Frame 1 (no input): blank canvas, image omitted
Frame 60 (no input): blank canvas, image omitted
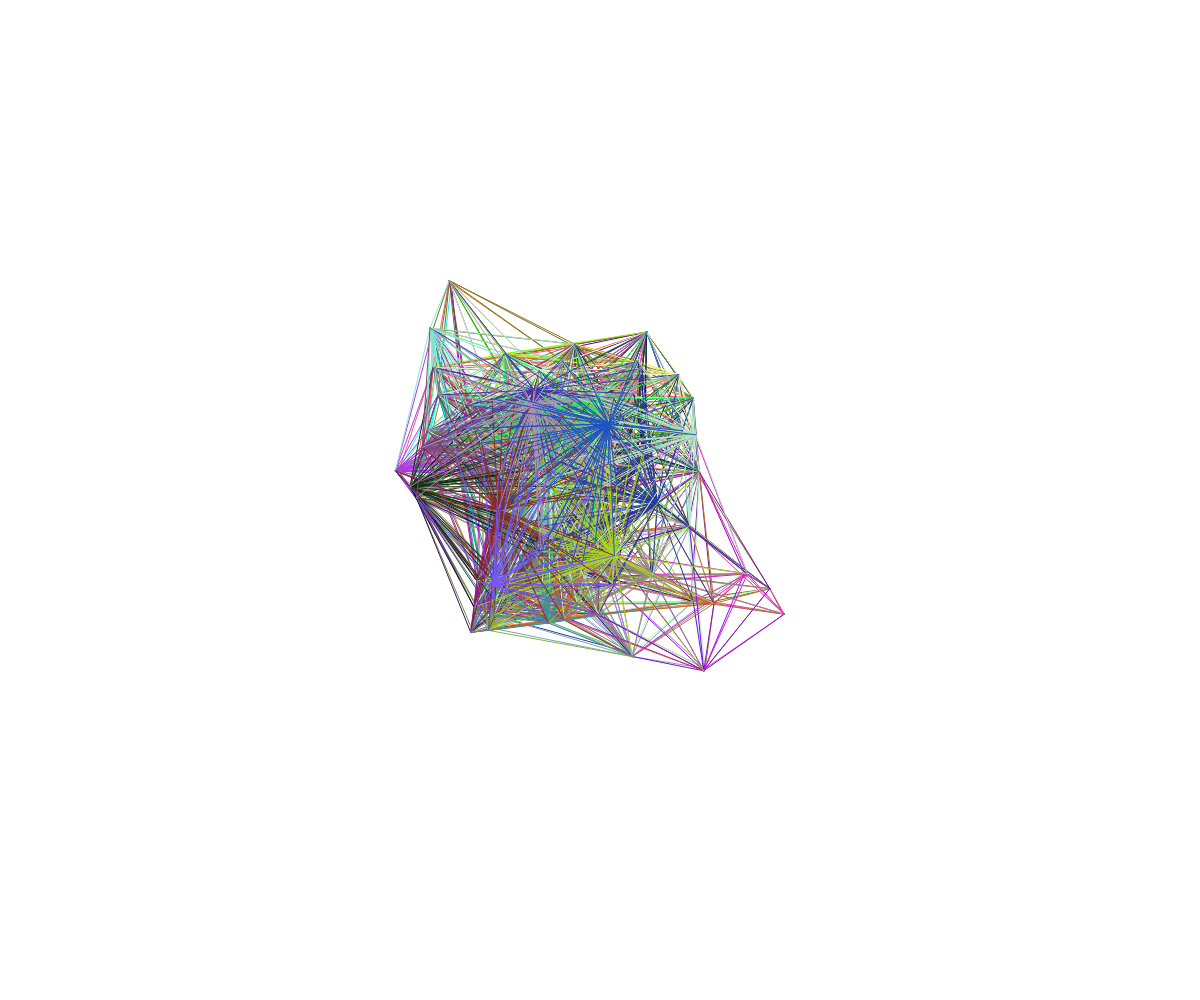
Frame 120 (the mouse pressed at the canvas centre since frame 60)

The p5.js sketch whose frames 1 and 60 were blank and that drew this single picture after the mouse press (run headless with seeded random() and noise() and a simulated clock; from frame 60 on, the mouse is pressed at the canvas centre):

// p5.js sketch
// ── sketch.js
// Connected Nodes OOP

let points = [];

function setup() {
  createCanvas(windowWidth, windowHeight);
  let somePoint = new MovingPoint(width/2, height/2);
  points.push(somePoint);
}

function draw() {
  background("white");

  for (let point of points) {
    point.update();

    point.connectTo(points);
  }
  for (let point of points) {
    point.display();
  }
}

function mousePressed() {
  for (let i = 0; i < 100; i++) {
    let somePoint = new MovingPoint(mouseX, mouseY);
    points.push(somePoint);
  }

}


class MovingPoint {
  constructor(x, y) {
    this.x = x;
    this.y = y;
    this.speed = 5;
    this.radius = 15;
    this.color = color(random(255), random(255), random(255));
    this.xTime = random(1000);
    this.yTime = random(1000);
    this.deltaTime = 0.01;
    this.reach = 150;
  }

  display() {
    noStroke();
    fill(this.color);
    // circle(this.x, this.y, this.radius * 2);
  }

  update() {
    this.move();
    this.wrapAround();

  }

  connectTo(pointsArray) {
    for (let otherPoint of pointsArray) {
      if (this !== otherPoint) {
        let pointDistance = dist(this.x, this.y, otherPoint.x, otherPoint.y);
        if (pointDistance < this.reach) {
          stroke(this.color);
          line(this.x, this.y, otherPoint.x, otherPoint.y);
        }
      }
    }
  }

  adjustSize() {
    let mouseDist = dist(this.x, this.y, mouseX, mouseY,);
    if (mouseDist < this.reach) {
      this.radius += 10;
    }
    else {
      this.radius = 15;
    }
  }

  move() {
    //pick random direction of movement
    let dx = noise(this.xTime);
    let dy = noise(this.yTime);

    //scale to the movement speed
    this.dx = map(dx, 0, 1, -this.speed, this.speed);
    this.dy = map(dy, 0, 1, -this.speed, this.speed);

    //move point
    this.x += this.dx;
    this.y += this.dy;

    //move on time axis
    this.xTime += this.deltaTime;
    this.yTime += this.deltaTime;
  }

  wrapAround() {
    if (this.x < 0) {
      this.x += width;
    }
    if (this.x > width) {
      this.x -= width;
    }
    if (this.y < 0) {
      this.y += height;
    }
    if (this.y > height) {
      this.y -= height;
    }
  }
}
